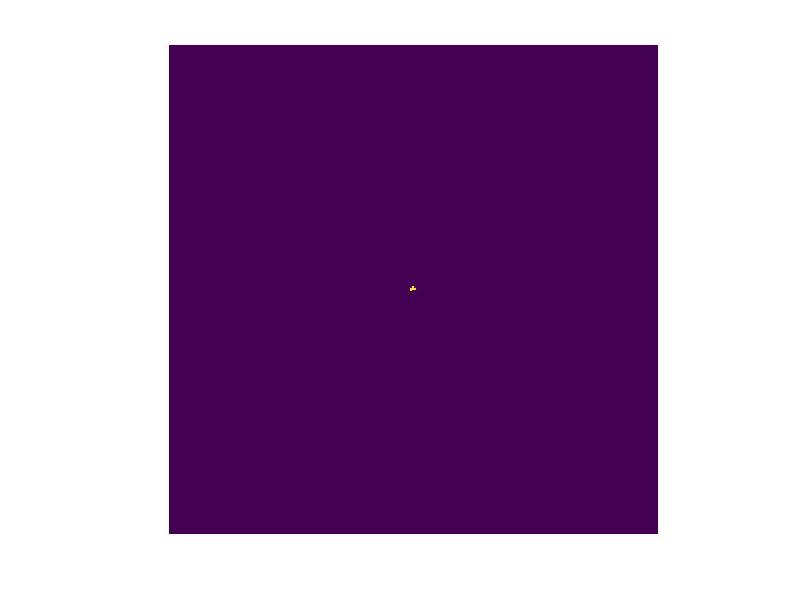

This figure's MATLAB source: (Note: this script raises an error after producing the figure.)
%%
% Test for 2D reaction diffusion.
% https://en.wikipedia.org/wiki/Reaction%E2%80%93diffusion_system
% https://en.wikipedia.org/wiki/The_Chemical_Basis_of_Morphogenesis
% https://blogs.mathworks.com/graphics/2015/03/16/how-the-tiger-got-its-stripes/
%  Gray-Scott model. http://mrob.com/pub/comp/xmorphia/
% http://www.karlsims.com/rd.html

if not(exist('name'))
    name = 'elongated';
end

rep = ['../results/reaction-diffusion/new/'  name '/'];
[~,~] = mkdir(rep);
addpath('../toolbox/');


Delta = @(f)-f ...
    + .20*(circshift(f,[ 1, 0]) + circshift(f,[-1, 0])  ...
    +      circshift(f,[ 0, 1]) + circshift(f,[ 0,-1])) ...
    + .05*(circshift(f,[ 1, 1]) + circshift(f,[-1, 1])  ...
    +      circshift(f,[-1,-1]) + circshift(f,[ 1,-1]));

%% GOOD PARAM %%

% Diffusion rates
da = 1;
db = .5;

switch name
    case 'elongated'
        f=.055;
        k=.062;
        tmax = 8000;
    case 'blobs'
        f=.055*.5;
        k=.062;
        tmax = 8000;
    case 'mixed'
        f=.055*.6;
        k=.062;
        tmax = 8000;
    case 'panther'
        f = 0.026;
        k = 0.053;
        tmax = 3000;
    case 'thin'
        f = 0.055;
        k = 0.063;
        tmax = 15000;
end


% Size of grid
n = 128;
n = 128*2;

% 5,000 simulation seconds with 4 steps per simulated second
dt = .25;
niter = ceil(tmax/dt);
ndisp = 80; 
kdisp = ceil(niter/ndisp);

% Initialize A to one
A = ones(n);
m = 8; % #seeds
rand('state', 12356);
I = randperm(n*n); 
B = zeros(n);
B(I(1:m))=1;

B = zeros(n);
B(end/2-1:end/2+1, end/2-1:end/2+1) = rand(3);
q = 1; 
B(end/2-q:end/2+q, end/2-q:end/2+q) = rand(2*q+1)>.5;


t = 0;
nframes = 1;
for i=1:niter
    [A,B] = deal( ...
        A + (da*Delta(A) - A.*B.^2 + f*(1-A))*dt, ...
        B + (db*Delta(B) + A.*B.^2 - (k+f)*B)*dt );
    % t = t+dt;
    if mod(i,kdisp)==1
        clf; imagesc(B);
        axis image; axis off; colormap parula(256)
        drawnow;
        % save image do disk
        B1 = apply_colormap(B,parula(256));
        imwrite(B1, [rep num2str( (i-1)/kdisp + 1 ) '.png']);
    end
end
